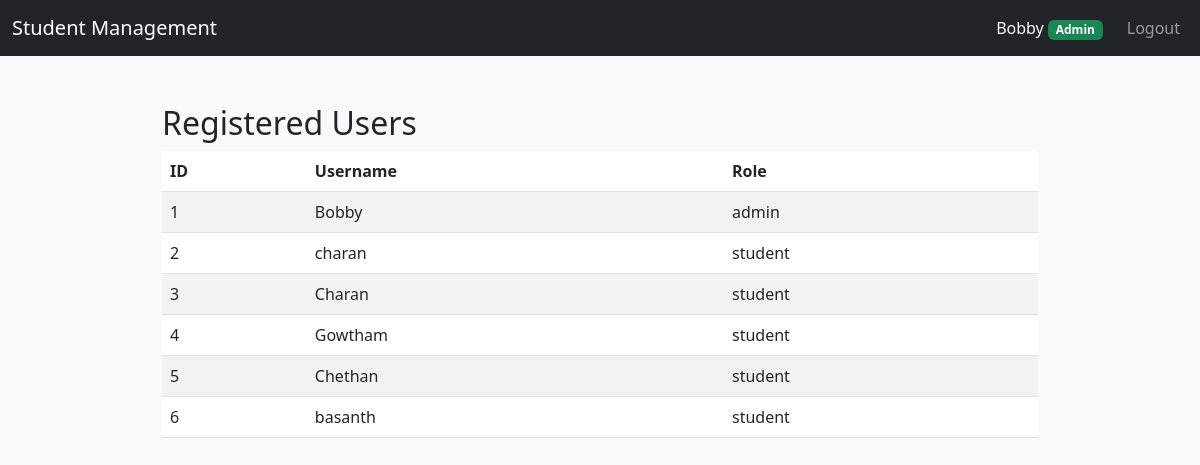
Screenshot of /users (signed in) with the database file from the repository.
### app.py (models this page shows, shortened)
class User(UserMixin, db.Model):
    id = db.Column(db.Integer, primary_key=True)
    username = db.Column(db.String(120), unique=True, nullable=False)
    password_hash = db.Column(db.String(200), nullable=False)
    role = db.Column(db.String(20), default='student')  # 'admin' or 'student'
    students = db.relationship('Student', backref='user', lazy=True)

### app.py (the view)
@app.route('/users')
@login_required
def users():
    if current_user.role != 'admin':
        flash('Only admin can view users', 'danger')
        return redirect(url_for('index'))
    all_users = User.query.all()
    return render_template('users.html', users=all_users)

### app.py (called while the page is built)
@login_manager.user_loader
def load_user(id):
    return User.query.get(int(id))

### templates/users.html
{% extends 'base.html' %}
{% block content %}
  <h2>Registered Users</h2>
  <table class="table table-striped">
    <thead>
      <tr><th>ID</th><th>Username</th><th>Role</th></tr>
    </thead>
    <tbody>
      {% for u in users %}
      <tr>
        <td>{{ u.id }}</td>
        <td>{{ u.username }}</td>
        <td>{{ u.role }}</td>
      </tr>
      {% endfor %}
    </tbody>
  </table>
{% endblock %}

### templates/base.html (shortened to what this page needs)
<!doctype html>
<html lang="en">
<head>
  <link href="https://cdn.jsdelivr.net/npm/bootstrap@5.3.0/dist/css/bootstrap.min.css" rel="stylesheet">
  <link rel="stylesheet" href="{{ url_for('static', filename='css/style.css') }}">
</head>
<body>
  <nav class="navbar navbar-expand-lg navbar-dark bg-dark mb-4">
    <div class="container-fluid">
      <a class="navbar-brand" href="{{ url_for('index') }}">Student Management</a>
      <div class="collapse navbar-collapse" id="navbarNav">
        <ul class="navbar-nav ms-auto">
          {% if current_user.is_authenticated %}
            <li class="nav-item d-flex align-items-center">
              <span class="navbar-text text-light me-3">
                {{ current_user.username }}
                <span class="badge bg-{{ 'success' if current_user.role == 'admin' else 'secondary' }}">
                  {{ 'Admin' if current_user.role == 'admin' else 'Student' }}
                </span>
              </span>
            </li>
            <li class="nav-item">
              <a class="nav-link" href="{{ url_for('logout') }}">Logout</a>
            </li>
          {% endif %}
        </ul>
      </div>
    </div>
  </nav>
  <div class="container py-4">
    {% block content %}{% endblock %}
  </div>
</body>
</html>

### static/css/style.css (style rules this page uses)
body { background: #f8f9fa; }
.container { max-width: 900px; }

### rows the page displays
User: username "Bobby", role "Admin", id "1", role "admin"
User: id "2", username "charan", role "student"
User: id "3", username "Charan", role "student"
User: id "4", username "Gowtham", role "student"
User: id "5", username "Chethan", role "student"
User: id "6", username "basanth", role "student"
